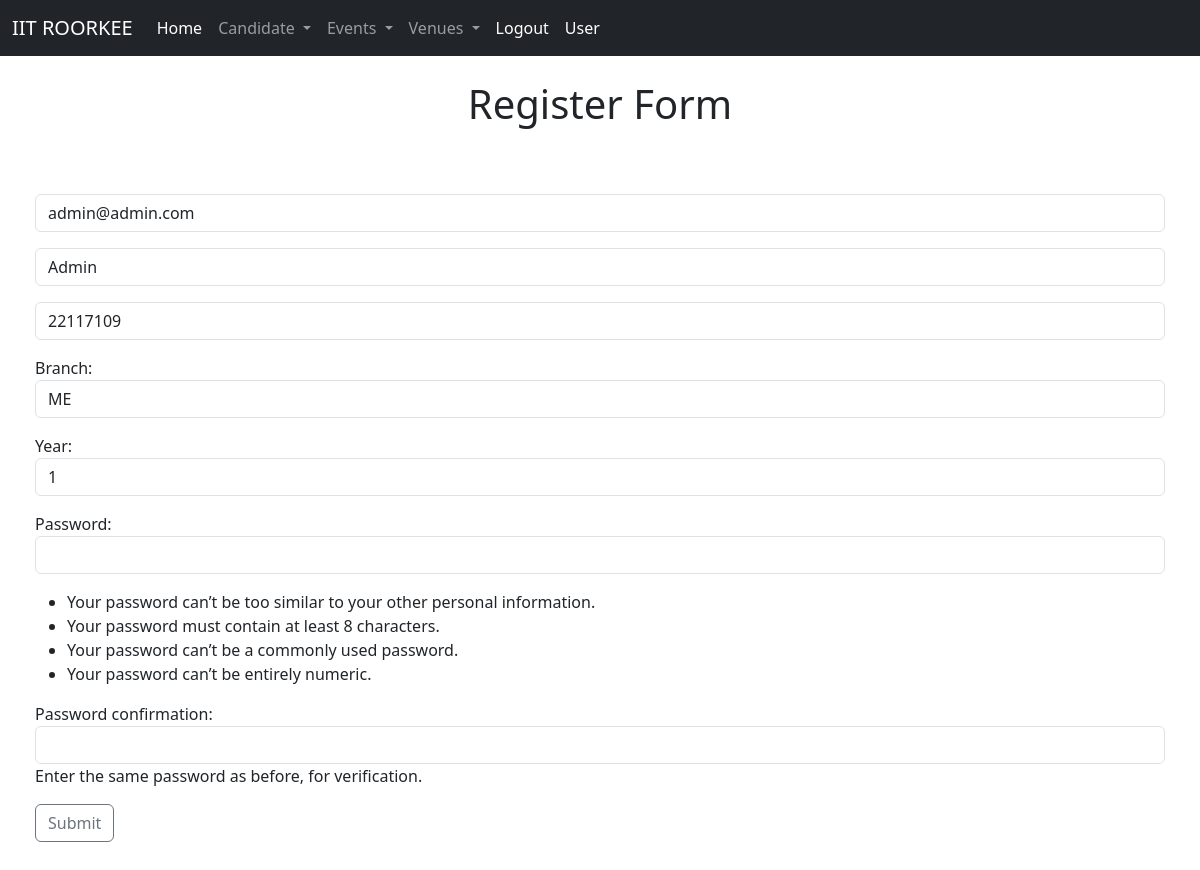
The page /users/updtuser (signed in) on the database its author committed.
### users/models.py (models this page shows, shortened)
class User(AbstractUser):
    BRANCH_CHOICES =[
        ('Mechanical Engineering' , 'ME'),
        ('Computer Science Engineering','CSE'),
        ('Electronics and Communication Engineering','ECE'),
        ('Electrical Engineering','EE'),
        ('Engineering Physics','EPH' ),
        ('Civil Enginnering','CE'),
        ('Chemical Engineering', 'CHE'),
        ('Mathematics and Computing', 'MNC'),
        ('Metallurgy and Material sciences','META'),
        ('NON' , 'others or None of the Above')
    ]
    YEAR_CHOICES = [
        ('First' , '1'),
        ('Second' , '2'),
        ('Third' , '3'),
        ('Fourth' , '4'),
    ]
    username = None
    branch = models.CharField(max_length=50,null=True , blank=True , choices=BRANCH_CHOICES)
    name  = models.CharField(max_length=32)
    enrolno = models.CharField(max_length=8  , blank=True)
    email = models.EmailField(unique = True, )
    year = models.CharField(max_length=50,null=True , blank=True , choices=YEAR_CHOICES)
    events=models.ManyToManyField(Event, blank=True, related_name="user")
    organised_events=models.ManyToManyField(Event, blank=True, related_name="manager")
    vote_1_bool = models.BooleanField(default=False)
    vote_2_bool = models.BooleanField(default=False)
    vote_3_bool = models.BooleanField(default=False)
    objects = UserManager()
    USERNAME_FIELD = 'email'
    REQUIRED_FIELDS=[]

### users/views.py (the view)
# urls.py: path('updtuser', views.update_user, name="updtuser"),
def update_user(request):
    user=request.user
    if request.method == "POST":
        form = RegisterForm(request.POST or None ,  instance=user)
        if form.is_valid():
            form.save()
            return render(request, "users/user.html",)
    else:
        form = RegisterForm(instance=user)
        return render(request , "users/register.html", {
            "form" : form
        } )

### users/forms.py (shortened to what this page needs)
class RegisterForm(UserCreationForm):
    email = forms.EmailField(widget=forms.EmailInput(attrs={'class':'form-control' ,'placeholder':'Email'}) , label='')
    name = forms.CharField(widget=forms.TextInput(attrs={'class':'form-control' ,'placeholder':'Name'}) , label='')
    enrolno = forms.CharField(max_length=8 ,widget=forms.TextInput(attrs={'class':'form-control' ,'placeholder':'Enrollment Number'}) , label='')
    class Meta:
        model = User
        fields = ('email' , 'name' , 'enrolno', 'branch' ,'year', 'password1' , 'password2')
    def __init__(self, *args , **kwargs):
        super(RegisterForm,self).__init__(*args , **kwargs)
        self.fields['password2'].widget.attrs['class'] = 'form-control'
        self.fields['password1'].widget.attrs['class'] = 'form-control'
        self.fields['branch'].widget.attrs['class'] = 'form-control'
        self.fields['branch'].label = 'Branch'
        self.fields['year'].widget.attrs['class'] = 'form-control'
        self.fields['year'].label = 'Year'

### users/templates/users/register.html (shortened to what this page needs)
{% extends "events/layout.html" %}
{% block body %}
<br/>
<center>
    <h1>Register Form</h1>
</center><br/><br/>
    <form method="post" action="" class="form">
        {{ form.as_p }}
        <input type="submit" class="btn btn-outline-secondary">
    </form>
{% endblock %}

### users/templates/users/register.html (style rules this page uses)
.form { margin-top: 10px; margin-left: 35px; margin-right: 35px; margin-bottom: 30px; }

### rows shown on the page
User: email "admin@admin.com", name "Admin", enrolno "22117109", branch "ME", year "1"
